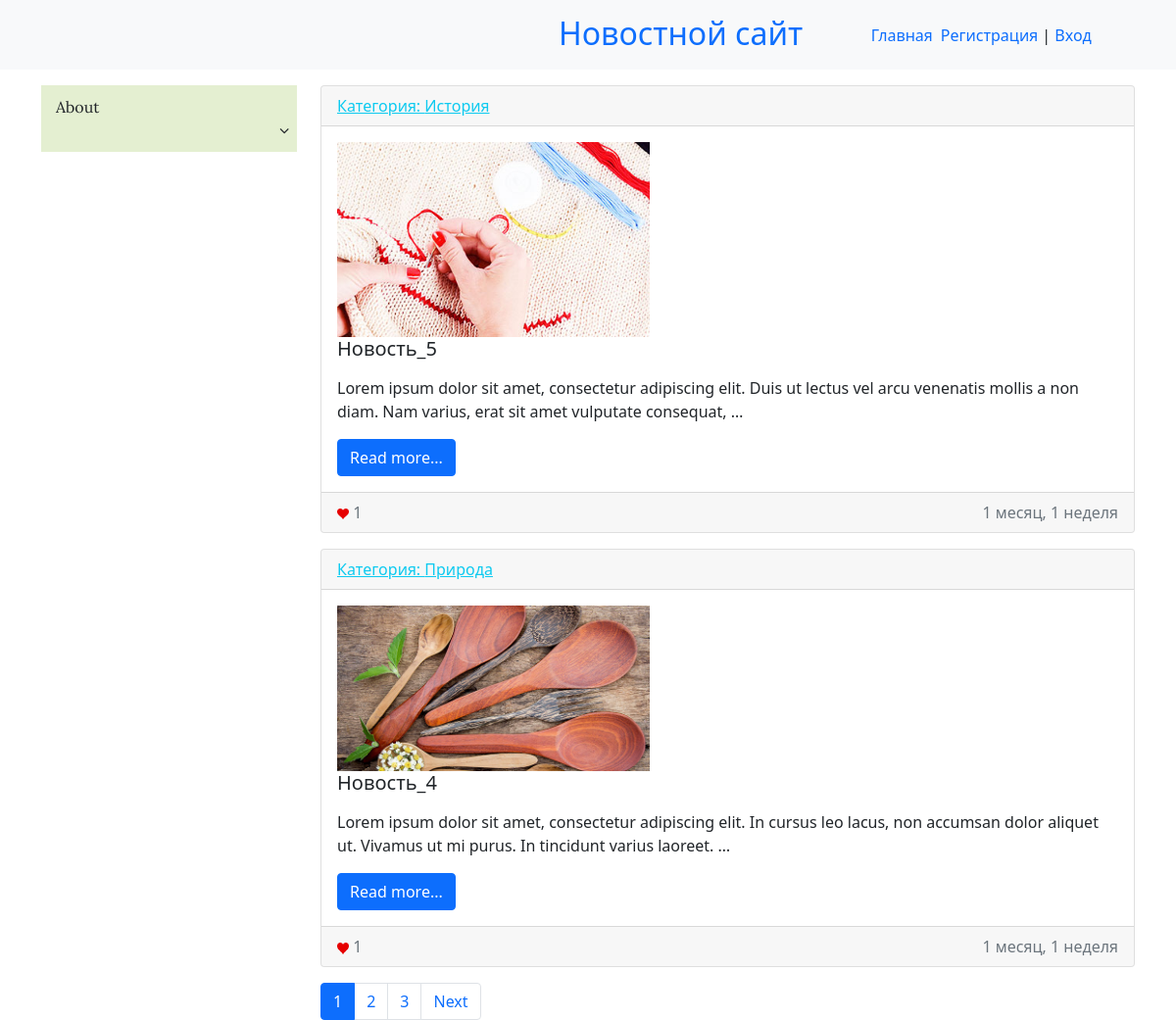
Before: / with the older database file.
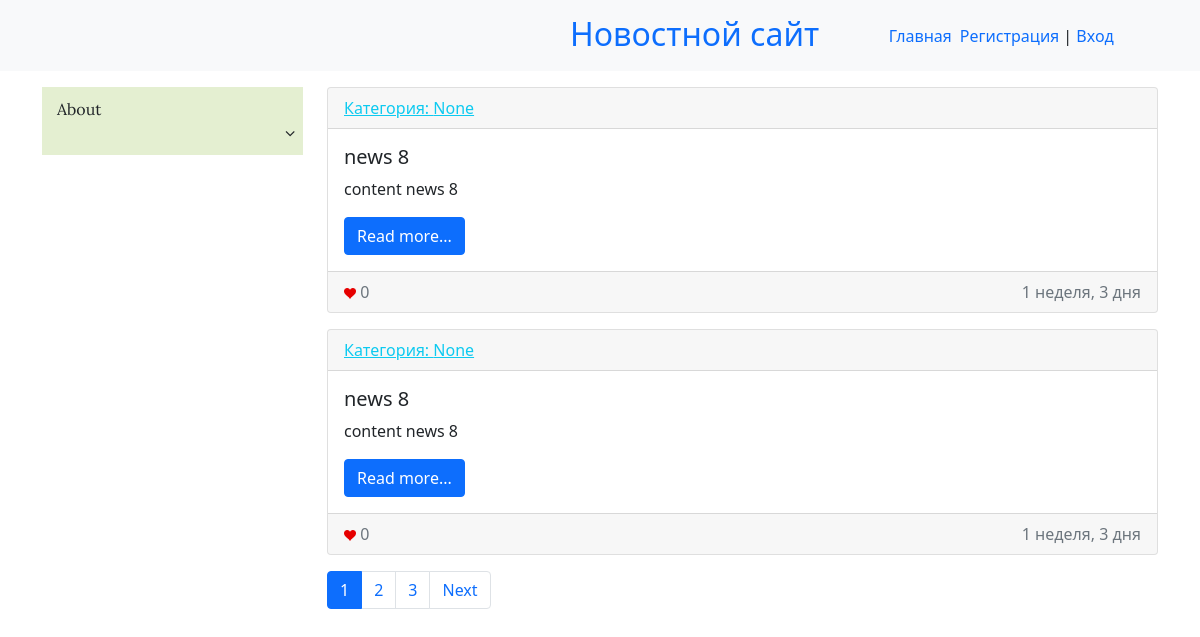
After: the same page with the newer database file.
### news/models.py (models this page shows, shortened)
class News(models.Model):
    title = models.CharField(max_length=150, verbose_name="Наименование")
    content = models.TextField(verbose_name="Материал", blank=True)
    created_at = models.DateTimeField(auto_now_add=True, verbose_name="Дата Публикации")
    updated_at = models.DateTimeField(auto_now=True, verbose_name="Обновлено")
    photo = models.ImageField(upload_to='photos/%Y/%m/%d/', verbose_name="Фото", blank=True)
    is_published = models.BooleanField(default=True, verbose_name="Опубликовано")
    category = models.ForeignKey(Category, on_delete=models.PROTECT, null=True, verbose_name="Категория")
    views = models.ManyToManyField(User, related_name="views_news", blank=True)
    likes = models.ManyToManyField(User, related_name="get_likes", blank=True)
    def get_absolute_url(self):
        return reverse("detail_news", kwargs={"pk": self.pk})
    class Meta:
        verbose_name = "Новость"
        verbose_name_plural = "Новости"
        ordering = ["-created_at"]

class Category(models.Model):
    title = models.CharField(max_length=150, db_index=True, verbose_name="Наименование категории")
    slug = models.SlugField(max_length=255, verbose_name='Url_of_Slug', unique=True)
    def __str__(self):
        return self.title
    def get_absolute_url(self):
        return reverse("category", kwargs={"slug": self.slug})
    class Meta:
        verbose_name = "Категория(ю)"
        verbose_name_plural = "Категории"
        ordering = ["title"]

### news/views.py (the view)
# urls.py: path('', HomeNews.as_view(), name='home'),
class HomeNews(MyMixin, ListView):
    model = News
    template_name = 'news/home_news_list.html'
    context_object_name = 'news'
    paginate_by = 2
    def get_context_data(self, *, object_list=None, **kwargs):
        context = super().get_context_data(**kwargs)
        context['title'] = 'Главная страница'
        context['sum_views_list'] = Category.objects.annotate(sum_views=Sum("news__views"))
        return context
    def get_queryset(self):
        return News.objects.filter(is_published=True).select_related('category')

### news/templatetags/news_tags.py (called while the page is built)
@register.inclusion_tag("templatetags_templates/list_categories.html")
def show_categories():
    categories = Category.objects.annotate(cnt=Count("news", filter=F("news__is_published"))).filter(cnt__gt=0)
    return {"categories":  categories, }

### news/templates/news/home_news_list.html (shortened to what this page needs)
{% extends "base.html" %}
{% load static %}
{% block sidebar %}
{% include "inc/_sidebar.html" %}
{% endblock %}
{% block content %}
{% for item in news %}
<div class="card mb-3">
    <div class="card-header">
        <a href="{{ item.category.get_absolute_url }}" style="color:#0DCAF0;">Категория:
            {{ item.category }}
        </a>
    </div>
    <div class="card-body">
        {% if item.photo %}
        <img src="{{ item.photo.url }}" width="40%" class="mr-3">
        {% endif %}
        <div class="media-body">
            <h5 class="card-title">{{ item.title }}</h5>
            <p class="card-text">{{ item.content|truncatewords_html:25|safe }}</p>
            <a href="{{ item.get_absolute_url }}" class="btn btn-primary">Read more...</a>
        </div>
    </div>
    <div class="card-footer text-muted">
        <img src="{% static 'img/red.png' %}" width="1.5%"> {{ item.likes.count }}
        <div style="float: right;">{{ item.created_at|timesince }}</div>
    </div>
</div>
{% endfor %}
{% endblock %}

### templates/base.html (shortened to what this page needs)
{% load static %}
<!doctype html>
<html lang="en">
<head>
    <link rel="stylesheet" href="{% static 'bootstrap/css/bootstrap.min.css' %}">
    <link rel="stylesheet" href="{% static 'css/style.css' %}">
    <link rel="stylesheet" href="{% static 'css/font-awesome.min.css' %}">
</head>
<body>
{% include 'inc/_nav.html' %}
<div class="container mt-3">
    <div class="row">
        <div class="col-md-3">
            {% block sidebar %}SIDEBAR{% endblock %}
        </div>
        <div class="col-md-9">
            {% block content %}CONTENT{% endblock %}
            {% if page_obj.has_other_pages %}
            <nav aria-label="...">
                <ul class="pagination">
                    {% for p in page_obj.paginator.page_range %}
                    {% if page_obj.number == p %}
                    <li class="page-item active" aria-current="page">
                        <a class="page-link" href="?page={{ p }}">{{ p }} <span class="sr-only">(current)</span></a>
                    </li>
                    {% elif p > page_obj.number|add:-3 and p < page_obj.number|add:3 %}
                    <li class="page-item">
                        <a class="page-link" href="?page={{ p }}">{{ p }}</a>
                    </li>
                    {% endif %}
                    {% endfor %}
                    {% if page_obj.has_next %}
                    <li class="page-item">
                        <a class="page-link" href="?page={{ page_obj.next_page_number }}">Next</a>
                    </li>
                    {% endif %}
                </ul>
            </nav>
            {% endif %}
        </div>
    </div>
</div>
</body>
</html>

### templates/inc/_nav.html (shortened to what this page needs)
<nav class="navbar navbar-expand-lg bg-light">
    <a style="margin-left: 47.5%; margin-top: -3px;" class="navbar-brand" href="{% url 'home' %}">
        <font size="6">Новостной сайт</font>
    </a>
    <div class="collapse navbar-collapse" id="navbarSupportedContent">
        <ul style="margin-left: 12.5%;" class="navbar-nav mr-auto">
            <li class="nav-item"><a class="nav-link" href="{% url 'home' %}">Главная</a></li>
            <span class="navbar-text">
                {% if request.user.is_authenticated %}
                    Добро пожаловать, {{ user.username }} <a href="{% url 'logout' %}"
                                                             style="text-decoration: none;">Выход</a>
                {% else %}
                    <a href="{% url 'register' %}" style="text-decoration: none;">Регистрация</a> |
                    <a href="{% url 'login' %}" style="text-decoration: none;">Вход</a>
                {% endif %}
            </span>
        </ul>
    </div>
</nav>

### templates/inc/_sidebar.html (shortened to what this page needs)
{% load news_tags %}
{% show_categories %}

### news/templates/templatetags_templates/list_categories.html (shortened to what this page needs)
<nav class="three">
    <ul class="topmenu">
        <li class="al"><a>About<i class="fa fa-angle-down"></i></a>
        </li>
    </ul>
</nav>

### news/templates/templatetags_templates/list_categories.html (style rules this page uses)
body { margin:0; }
ul { list-style: none; margin: 0; padding: 0; }
.topmenu > li { display: inline-block; margin-right: 20px; position: relative; }
.topmenu > li:last-child { margin-right: 0; }
.al { display: block; padding: 10px 15px; text-decoration: none; outline: none; font-family: 'Lora', serif; transition: .5s linear; }
.fa { font-family: "FontAwesome"; color: inherit; padding-left: 228px; }
.three ul { background: #E4EFD1; }
.three ul a { color: #74924C; }

Changed rows visible on the page:
no longer on this page (row unchanged): News: category "История", photo (picture), title "Новость_5", content "Lorem ipsum dolor sit amet, consectetur adipiscing elit. Duis ut lectus vel arcu venenatis mollis a non diam. Nam varius, erat sit amet vulputate consequat, …", likes.count "1", created_at "1 месяц, 1 неделя"
no longer on this page (row unchanged): News: category "Природа", photo (picture), title "Новость_4", content "Lorem ipsum dolor sit amet, consectetur adipiscing elit. In cursus leo lacus, non accumsan dolor aliquet ut. Vivamus ut mi purus. In tincidunt varius laoreet. …", likes.count "1", created_at "1 месяц, 1 неделя"
added News: category "None", title "news 8", content "content news 8", likes.count "0", created_at "1 неделя, 3 дня"
added News: category "None", title "news 8", content "content news 8", likes.count "0", created_at "1 неделя, 3 дня"
